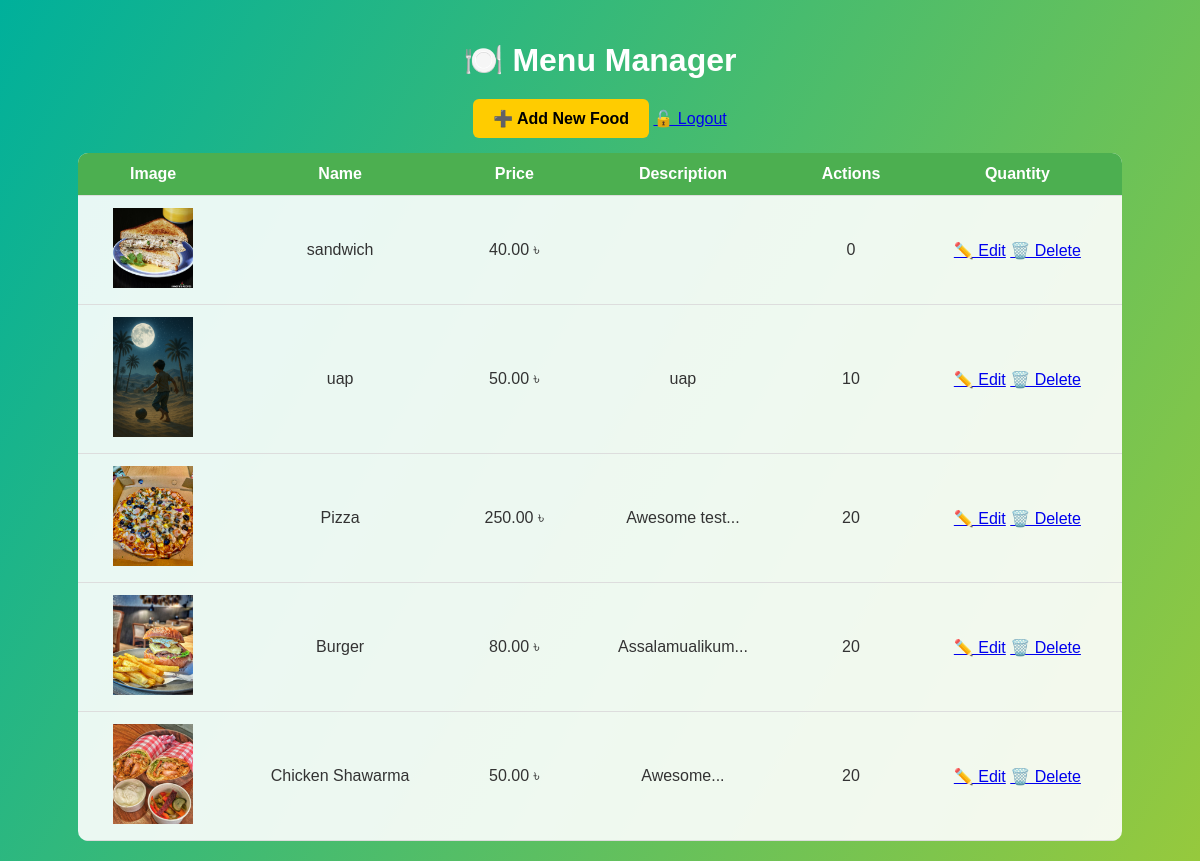
Page /staff/menu/ (signed in) on the committed database.
### menu/models.py (models this page shows, shortened)
class FoodItem(models.Model):
    name = models.CharField(max_length=100)
    description = models.TextField(blank=True)
    price = models.DecimalField(max_digits=20, decimal_places=2, default=Decimal('0.00'))
    image = models.ImageField(upload_to='menu_images/', blank=True, null=True)
    available = models.BooleanField(default=True)
    quantity = models.PositiveIntegerField(default=0)

### menu/views.py (the view)
# urls.py: path('staff/menu/', views.staff_menu, name='staff_menu'),
@login_required
def staff_menu(request):
    foods = FoodItem.objects.all().order_by('-id')
    return render(request, 'staff_menu.html', {'foods': foods})

### templates/staff_menu.html (shortened to what this page needs)
<!DOCTYPE html>
<html lang="en">
{% load static %}
<head>
  <link rel="stylesheet" href="{% static 'staff_menu.css' %}">
</head>
<body>
  <h1>🍽️ Menu Manager</h1>
  <a href="{% url 'add_food' %}" class="add-btn">➕ Add New Food</a>
  <a href="{% url 'logout' %}" class="logout-btn">🔓 Logout</a>
  <table>
    <tr>
      <th>Image</th><th>Name</th><th>Price</th><th>Description</th><th>Actions</th><th>Quantity</th>
    </tr>
    {% for food in foods %}
    <tr>
      <td>
        {% if food.image %}
        <img src="{{ food.image.url }}" width="80">
        {% endif %}
      </td>
      <td>{{ food.name }}</td>
      <td>{{ food.price }} ৳</td>
      <td>{{ food.description|truncatechars:30 }}</td>
         <td>{{ food.quantity }}</td>
      <td>
        <a href="{% url 'edit_food' food.id %}">✏️ Edit</a>
        <a href="{% url 'delete_food' food.id %}" onclick="return confirm('Delete this item?')">🗑️ Delete</a>
      </td>
    </tr>
    {% empty %}
      <tr><td colspan="5">No items added yet 🍔</td></tr>
    {% endfor %}
  </table>
</body>
</html>

### static/staff_menu.css (style rules this page uses)
body { font-family: 'Poppins', sans-serif; background: linear-gradient(120deg, #00b09b, #96c93d); color: #333; text-align: center; margin: 0; padding: 20px; }
h1, h2 { color: white; margin-bottom: 20px; }
table { width: 90%; margin: auto; border-collapse: collapse; background: rgba(255,255,255,0.9); border-radius: 10px; overflow: hidden; }
th, td { padding: 12px 20px; border-bottom: 1px solid #ddd; }
th { background: #4caf50; color: white; }
.add-btn { display: inline-block; background: #ffcc00; color: black; padding: 10px 20px; border-radius: 6px; margin-bottom: 15px; text-decoration: none; font-weight: bold; }

### rows in the picture
FoodItem: image (picture), name "sandwich", price "40.00", quantity "0"
FoodItem: image (picture), name "uap", price "50.00", description "uap", quantity "10"
FoodItem: image (picture), name "Pizza", price "250.00", description "Awesome test...", quantity "20"
FoodItem: image (picture), name "Burger", price "80.00", description "Assalamualikum...", quantity "20"
FoodItem: image (picture), name "Chicken Shawarma", price "50.00", description "Awesome...", quantity "20"
